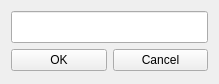
<?xml version="1.0" encoding="UTF-8"?>
<ui version="4.0">
 <class>DlgTextInput</class>
 <widget class="QWidget" name="DlgTextInput">
  <property name="geometry">
   <rect>
    <x>0</x>
    <y>0</y>
    <width>219</width>
    <height>84</height>
   </rect>
  </property>
  <property name="windowTitle">
   <string>Form</string>
  </property>
  <layout class="QGridLayout" name="gridLayout">
   <item row="0" column="0" colspan="2">
    <widget class="QLineEdit" name="textInput">
     <property name="font">
      <font>
       <pointsize>15</pointsize>
      </font>
     </property>
    </widget>
   </item>
   <item row="1" column="0">
    <widget class="QPushButton" name="btnOK">
     <property name="text">
      <string>OK</string>
     </property>
    </widget>
   </item>
   <item row="1" column="1">
    <widget class="QPushButton" name="btnCancel">
     <property name="text">
      <string>Cancel</string>
     </property>
    </widget>
   </item>
  </layout>
 </widget>
 <resources/>
 <connections/>
</ui>
